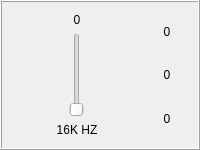
                 <widget class="QFrame" name="frame_10">
                  <property name="frameShape">
                   <enum>QFrame::Box</enum>
                  </property>
                  <property name="frameShadow">
                   <enum>QFrame::Raised</enum>
                  </property>
                  <layout class="QVBoxLayout" name="verticalLayout_12">
                   <item>
                    <layout class="QHBoxLayout" name="horizontalLayout_46">
                     <item>
                      <layout class="QVBoxLayout" name="verticalLayout_48">
                       <item>
                        <widget class="QLabel" name="label_110">
                         <property name="text">
                          <string>0</string>
                         </property>
                         <property name="alignment">
                          <set>Qt::AlignCenter</set>
                         </property>
                        </widget>
                       </item>
                       <item>
                        <layout class="QHBoxLayout" name="horizontalLayout_47">
                         <item>
                          <widget class="QSlider" name="verticalSlider_28">
                           <property name="sizePolicy">
                            <sizepolicy hsizetype="Maximum" vsizetype="Expanding">
                             <horstretch>0</horstretch>
                             <verstretch>0</verstretch>
                            </sizepolicy>
                           </property>
                           <property name="focusPolicy">
                            <enum>Qt::StrongFocus</enum>
                           </property>
                           <property name="layoutDirection">
                            <enum>Qt::LeftToRight</enum>
                           </property>
                           <property name="autoFillBackground">
                            <bool>false</bool>
                           </property>
                           <property name="orientation">
                            <enum>Qt::Vertical</enum>
                           </property>
                          </widget>
                         </item>
                        </layout>
                       </item>
                       <item>
                        <widget class="QLabel" name="label_16k_HZ">
                         <property name="text">
                          <string>16K HZ</string>
                         </property>
                         <property name="alignment">
                          <set>Qt::AlignCenter</set>
                         </property>
                        </widget>
                       </item>
                      </layout>
                     </item>
                     <item>
                      <layout class="QVBoxLayout" name="verticalLayout_49">
                       <item>
                        <widget class="QLabel" name="label_112">
                         <property name="maximumSize">
                          <size>
                           <width>40</width>
                           <height>40</height>
                          </size>
                         </property>
                         <property name="text">
                          <string>0</string>
                         </property>
                         <property name="scaledContents">
                          <bool>true</bool>
                         </property>
                         <property name="alignment">
                          <set>Qt::AlignCenter</set>
                         </property>
                        </widget>
                       </item>
                       <item>
                        <widget class="QLabel" name="label_113">
                         <property name="maximumSize">
                          <size>
                           <width>40</width>
                           <height>40</height>
                          </size>
                         </property>
                         <property name="text">
                          <string>0</string>
                         </property>
                         <property name="scaledContents">
                          <bool>true</bool>
                         </property>
                         <property name="alignment">
                          <set>Qt::AlignCenter</set>
                         </property>
                        </widget>
                       </item>
                       <item>
                        <widget class="QLabel" name="label_114">
                         <property name="maximumSize">
                          <size>
                           <width>40</width>
                           <height>40</height>
                          </size>
                         </property>
                         <property name="text">
                          <string>0</string>
                         </property>
                         <property name="scaledContents">
                          <bool>true</bool>
                         </property>
                         <property name="alignment">
                          <set>Qt::AlignCenter</set>
                         </property>
                        </widget>
                       </item>
                      </layout>
                     </item>
                    </layout>
                   </item>
                  </layout>
                 </widget>
